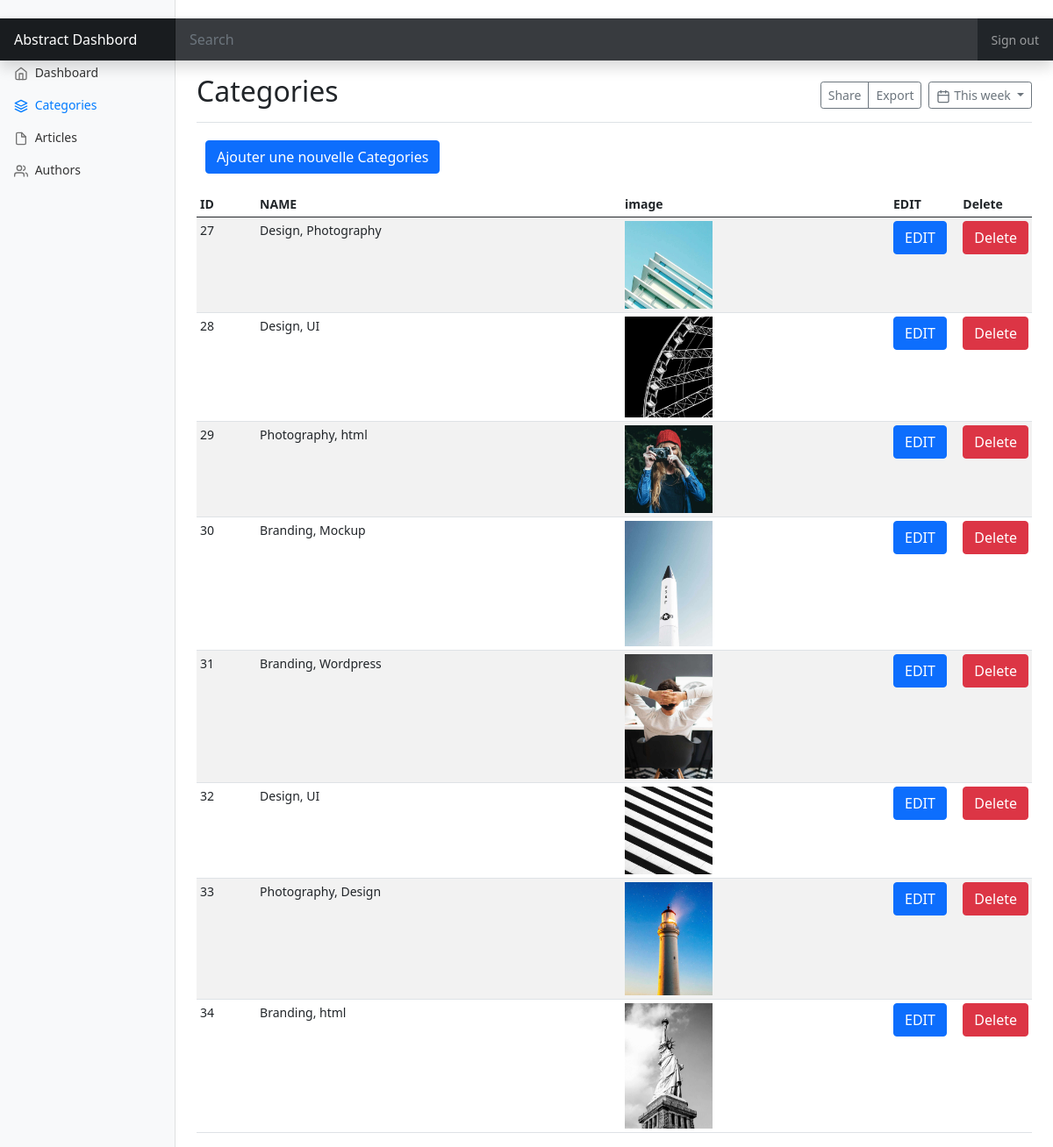
The app's page /Dashboard/Categories.php with its own data.
### tables this page shows
CREATE TABLE `categories` (
  `id` int(11) NOT NULL,
  `nom` varchar(255) NOT NULL,
  `img` varchar(255) NOT NULL,
  `descr` text NOT NULL
);

### Dashboard/Categories.php (the view, shortened to what this page needs)
<!DOCTYPE html>
<?php include './api/sql.php';
$SelectAll = $conn->query("SELECT * FROM categories");
$categoriesSELECTED = $SelectAll->fetchAll(PDO::FETCH_OBJ);
?>
<html lang="en">
<head>
  <link href="./css/bootstrap.min.css" rel="stylesheet">
  <link href="./css/dashboard.css" rel="stylesheet">
</head>
<body cz-shortcut-listen="true">
  <header class="navbar navbar-dark sticky-top bg-dark flex-md-nowrap p-0 shadow">
    <a class="navbar-brand col-md-3 col-lg-2 me-0 px-3" href="https://getbootstrap.com/docs/5.0/examples/dashboard/#">Abstract Dashbord</a>
    <input class="form-control form-control-dark w-100" type="text" placeholder="Search" aria-label="Search">
    <ul class="navbar-nav px-3">
      <li class="nav-item text-nowrap">
        <a class="nav-link" href="#">Sign out</a>
      </li>
    </ul>
  </header>
  <div class="container-fluid">
    <div class="row">
      <nav id="sidebarMenu" class="col-md-3 col-lg-2 d-md-block bg-light sidebar collapse">
        <div class="position-sticky pt-3">
          <ul class="nav flex-column">
            <li class="nav-item">
              <a class="nav-link" aria-current="page" href="./index.php">
                Dashboard
              </a>
            </li>
            <li class="nav-item">
              <a class="nav-link active" href="./Categories.php">
                Categories
              </a>
            </li>
            <li class="nav-item">
              <a class="nav-link" href="./Articles.php">
                Articles
              </a>
            </li>
            <li class="nav-item">
              <a class="nav-link" href="./Authors.php">
                Authors
              </a>
            </li>
          </ul>
        </div>
      </nav>
      <main class="col-md-9 ms-sm-auto col-lg-10 px-md-4">
        <div class="d-flex justify-content-between flex-wrap flex-md-nowrap align-items-center pt-3 pb-2 mb-3 border-bottom">
          <h1 class="h2">Categories</h1>
          <div class="btn-toolbar mb-2 mb-md-0">
            <div class="btn-group me-2">
              <button type="button" class="btn btn-sm btn-outline-secondary">Share</button>
              <button type="button" class="btn btn-sm btn-outline-secondary">Export</button>
            </div>
            <button type="button" class="btn btn-sm btn-outline-secondary dropdown-toggle">
              This week
            </button>
          </div>
        </div>
        <div style="margin:20px 10px;">
          <a href="./Ajouter_categorie.php"><button type="button" class="btn btn-primary">Ajouter une nouvelle Categories</button></a>
        </div>
        <div class="table-responsive">
          <table class="table table-striped table-sm">
            <thead>
              <tr>
                <th>ID</th>
                <th>NAME</th>
                <th>image</th>
                <th>EDIT</th>
                <th>Delete</th>
              </tr>
            </thead>
            <tbody>
              <?php foreach ( $categoriesSELECTED as $categorieSELECTED ) {?>
              <tr>
                <td><?= $categorieSELECTED->id?></td>
                <td><?= $categorieSELECTED->nom?></td>
                <th><img style="width:100px;" src="<?=$categorieSELECTED->img?>" alt=""></th>
                <th class="col-1"><a href="./Edite_Category.php?id=<?=$categorieSELECTED->id?>" class="btn btn-primary">EDIT</a></th>
                <th class="col-1"> <a href="./Delete_Category.php?id=<?=$categorieSELECTED->id?>" class="btn btn-danger">Delete</a> </th>
              </tr>
              <?php }?>
            </tbody>
          </table>
        </div>
      </main>
    </div>
  </div>
</body>
</html>

### Dashboard/css/dashboard.css (style rules this page uses)
body { font-size: .875rem; }
.feather { width: 16px; height: 16px; vertical-align: text-bottom; }
.sidebar { position: fixed; top: 0; bottom: 0; left: 0; z-index: 100; padding: 48px 0 0; box-shadow: inset -1px 0 0 rgba(0, 0, 0, .1); }
.sidebar .nav-link { font-weight: 500; color: #333; }
.sidebar .nav-link .feather { margin-right: 4px; color: #727272; }
.sidebar .nav-link.active { color: #007bff; }
.sidebar .nav-link:hover .feather, .sidebar .nav-link.active .feather { color: inherit; }
.navbar-brand { padding-top: .75rem; padding-bottom: .75rem; font-size: 1rem; background-color: rgba(0, 0, 0, .25); box-shadow: inset -1px 0 0 rgba(0, 0, 0, .25); }
.navbar .form-control { padding: .75rem 1rem; border-width: 0; border-radius: 0; }
.form-control-dark { color: #fff; background-color: rgba(255, 255, 255, .1); border-color: rgba(255, 255, 255, .1); }

### records on screen
categories: id "27", nom "Design, Photography", img (picture)
categories: id "28", nom "Design, UI", img (picture)
categories: id "29", nom "Photography, html", img (picture)
categories: id "30", nom "Branding, Mockup", img (picture)
categories: id "31", nom "Branding, Wordpress", img (picture)
categories: id "32", nom "Design, UI", img (picture)
categories: id "33", nom "Photography, Design", img (picture)
categories: id "34", nom "Branding, html", img (picture)
